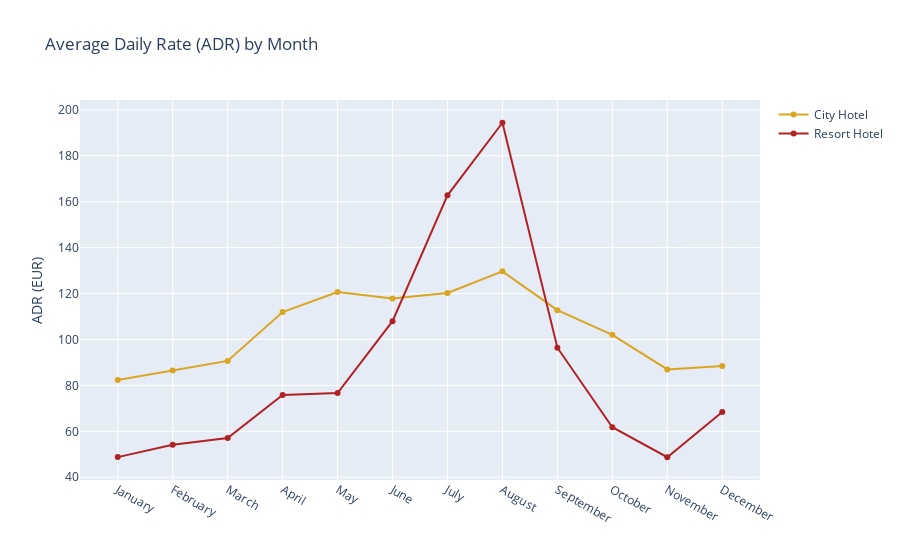

Notebook cell for this chart:
### Code cell
g = go.Figure()
g.add_trace(go.Scatter(x=city_hotel_prices_df['arrival_date_month'],y=city_hotel_prices_df['adr'],name='City Hotel',
                       line = dict(color='goldenrod')))
g.add_trace(go.Scatter(x=resort_hotel_prices_df['arrival_date_month'],y=resort_hotel_prices_df['adr'],name='Resort Hotel',
                       line = dict(color='firebrick')))
g.layout.update(title = 'Average Daily Rate (ADR) by Month', yaxis_title = 'ADR (EUR)')
g.show()

### Figure 1 — Plotly figure (JSON) as saved in the notebook; plotly's stock layout.template omitted (floating-point values rounded to 4 significant figures)
{"data": [{"line": {"color": "goldenrod"}, "name": "City Hotel", "type": "scatter", "x": ["January", "February", "March", "April", "May", "June", "July", "August", "September", "October", "November", "December"], "y": [82.33, 86.52, 90.66, 112.0, 120.7, 117.9, 120.3, 129.7, 112.8, 102.0, 86.95, 88.4]}, {"line": {"color": "firebrick"}, "name": "Resort Hotel", "type": "scatter", "x": ["January", "February", "March", "April", "May", "June", "July", "August", "September", "October", "November", "December"], "y": [48.76, 54.15, 57.08, 75.87, 76.66, 108.0, 162.8, 194.4, 96.42, 61.78, 48.71, 68.41]}], "layout": {"title": {"text": "Average Daily Rate (ADR) by Month"}, "yaxis": {"title": {"text": "ADR (EUR)"}}}}
